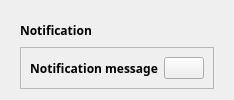
        <widget class="QCustomSlideMenu" name="popupNotificationContainer" native="true">
         <layout class="QVBoxLayout" name="verticalLayout_19">
          <item>
           <widget class="QWidget" name="popupNotificationSubContainer" native="true">
            <layout class="QVBoxLayout" name="verticalLayout_20">
             <property name="bottomMargin">
              <number>0</number>
             </property>
             <item>
              <widget class="QLabel" name="label_14">
               <property name="font">
                <font>
                 <family>Segoe Print</family>
                 <pointsize>9</pointsize>
                 <weight>75</weight>
                 <bold>true</bold>
                </font>
               </property>
               <property name="text">
                <string>Notification</string>
               </property>
              </widget>
             </item>
             <item>
              <widget class="QFrame" name="frame_9">
               <property name="frameShape">
                <enum>QFrame::StyledPanel</enum>
               </property>
               <property name="frameShadow">
                <enum>QFrame::Raised</enum>
               </property>
               <layout class="QHBoxLayout" name="horizontalLayout_10">
                <item>
                 <widget class="QLabel" name="notificationMssg">
                  <property name="sizePolicy">
                   <sizepolicy hsizetype="Expanding" vsizetype="Minimum">
                    <horstretch>0</horstretch>
                    <verstretch>0</verstretch>
                   </sizepolicy>
                  </property>
                  <property name="minimumSize">
                   <size>
                    <width>0</width>
                    <height>0</height>
                   </size>
                  </property>
                  <property name="font">
                   <font>
                    <family>Segoe Print</family>
                    <weight>75</weight>
                    <bold>true</bold>
                   </font>
                  </property>
                  <property name="text">
                   <string>Notification message</string>
                  </property>
                  <property name="textFormat">
                   <enum>Qt::AutoText</enum>
                  </property>
                  <property name="alignment">
                   <set>Qt::AlignCenter</set>
                  </property>
                  <property name="wordWrap">
                   <bool>true</bool>
                  </property>
                 </widget>
                </item>
                <item alignment="Qt::AlignRight">
                 <widget class="QPushButton" name="closeNotificationBtn">
                  <property name="toolTip">
                   <string>Close Notification</string>
                  </property>
                  <property name="text">
                   <string/>
                  </property>
                  <property name="icon">
                   <iconset resource="resources.qrc">
                    <normaloff>:/icons/icons/x-octagon.svg</normaloff>:/icons/icons/x-octagon.svg</iconset>
                  </property>
                  <property name="iconSize">
                   <size>
                    <width>24</width>
                    <height>24</height>
                   </size>
                  </property>
                 </widget>
                </item>
               </layout>
              </widget>
             </item>
            </layout>
           </widget>
          </item>
         </layout>
        </widget>
